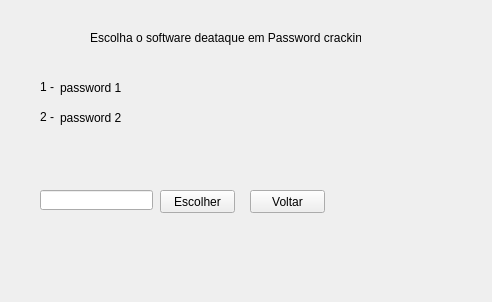
<?xml version="1.0" encoding="UTF-8"?>
<ui version="4.0">
 <class>Pass_Window</class>
 <widget class="QMainWindow" name="Pass_Window">
  <property name="geometry">
   <rect>
    <x>0</x>
    <y>0</y>
    <width>492</width>
    <height>302</height>
   </rect>
  </property>
  <property name="windowTitle">
   <string>MainWindow</string>
  </property>
  <widget class="QWidget" name="centralwidget">
   <widget class="QLabel" name="label">
    <property name="geometry">
     <rect>
      <x>90</x>
      <y>30</y>
      <width>271</width>
      <height>16</height>
     </rect>
    </property>
    <property name="text">
     <string>Escolha o software deataque em Password cracking</string>
    </property>
   </widget>
   <widget class="QLabel" name="l_pass1">
    <property name="geometry">
     <rect>
      <x>60</x>
      <y>80</y>
      <width>81</width>
      <height>16</height>
     </rect>
    </property>
    <property name="text">
     <string>password 1</string>
    </property>
   </widget>
   <widget class="QLabel" name="l_pass2">
    <property name="geometry">
     <rect>
      <x>60</x>
      <y>110</y>
      <width>81</width>
      <height>16</height>
     </rect>
    </property>
    <property name="text">
     <string>password 2</string>
    </property>
   </widget>
   <widget class="QLineEdit" name="inputPass">
    <property name="geometry">
     <rect>
      <x>40</x>
      <y>190</y>
      <width>113</width>
      <height>20</height>
     </rect>
    </property>
   </widget>
   <widget class="QPushButton" name="btnChoicePass">
    <property name="geometry">
     <rect>
      <x>160</x>
      <y>190</y>
      <width>75</width>
      <height>23</height>
     </rect>
    </property>
    <property name="text">
     <string>Escolher</string>
    </property>
   </widget>
   <widget class="QPushButton" name="btnVoltarPass">
    <property name="geometry">
     <rect>
      <x>250</x>
      <y>190</y>
      <width>75</width>
      <height>23</height>
     </rect>
    </property>
    <property name="text">
     <string>Voltar</string>
    </property>
   </widget>
   <widget class="QLabel" name="l_defesa_pass">
    <property name="geometry">
     <rect>
      <x>140</x>
      <y>260</y>
      <width>251</width>
      <height>16</height>
     </rect>
    </property>
    <property name="text">
     <string/>
    </property>
   </widget>
   <widget class="QLabel" name="label_2">
    <property name="geometry">
     <rect>
      <x>40</x>
      <y>80</y>
      <width>47</width>
      <height>13</height>
     </rect>
    </property>
    <property name="text">
     <string>1 - </string>
    </property>
   </widget>
   <widget class="QLabel" name="label_3">
    <property name="geometry">
     <rect>
      <x>40</x>
      <y>110</y>
      <width>47</width>
      <height>13</height>
     </rect>
    </property>
    <property name="text">
     <string>2 -</string>
    </property>
   </widget>
  </widget>
 </widget>
 <resources/>
 <connections/>
</ui>
